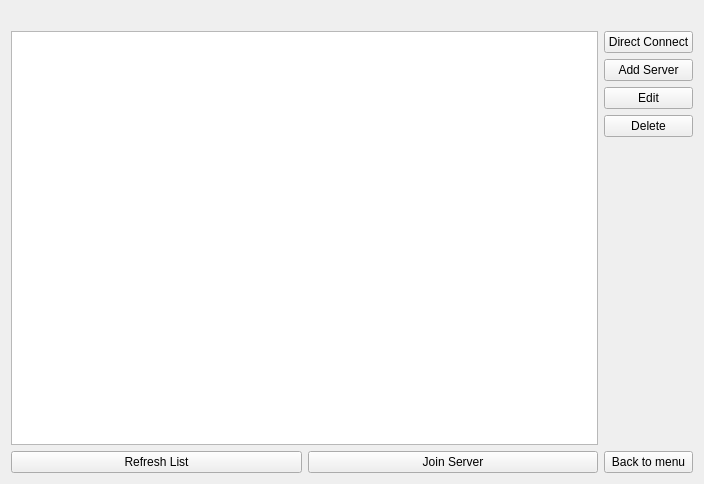
<?xml version="1.0" encoding="UTF-8"?>
<ui version="4.0">
 <class>MultiPlayerMenu</class>
 <widget class="QWidget" name="MultiPlayerMenu">
  <property name="geometry">
   <rect>
    <x>0</x>
    <y>0</y>
    <width>704</width>
    <height>484</height>
   </rect>
  </property>
  <property name="windowTitle">
   <string>Form</string>
  </property>
  <layout class="QGridLayout" name="gridLayout_2">
   <item row="1" column="0">
    <layout class="QGridLayout" name="gridLayout">
     <item row="0" column="0" colspan="2">
      <widget class="QTableWidget" name="ServerListArea"/>
     </item>
     <item row="1" column="0">
      <widget class="QPushButton" name="RefresListButton_2">
       <property name="text">
        <string>Refresh List</string>
       </property>
      </widget>
     </item>
     <item row="1" column="1">
      <widget class="QPushButton" name="JoinServerButton">
       <property name="text">
        <string>Join Server</string>
       </property>
      </widget>
     </item>
    </layout>
   </item>
   <item row="1" column="1">
    <layout class="QVBoxLayout" name="verticalLayout">
     <item>
      <widget class="QPushButton" name="DirectConnectButton">
       <property name="text">
        <string>Direct Connect</string>
       </property>
      </widget>
     </item>
     <item>
      <widget class="QPushButton" name="AddServerButton">
       <property name="text">
        <string>Add Server</string>
       </property>
      </widget>
     </item>
     <item>
      <widget class="QPushButton" name="EditServerButton">
       <property name="text">
        <string>Edit</string>
       </property>
      </widget>
     </item>
     <item>
      <widget class="QPushButton" name="DeleteServerButton">
       <property name="text">
        <string>Delete</string>
       </property>
      </widget>
     </item>
     <item>
      <spacer name="verticalSpacer">
       <property name="orientation">
        <enum>Qt::Vertical</enum>
       </property>
       <property name="sizeHint" stdset="0">
        <size>
         <width>20</width>
         <height>40</height>
        </size>
       </property>
      </spacer>
     </item>
     <item>
      <widget class="QPushButton" name="MainMenuButton">
       <property name="text">
        <string>Back to menu</string>
       </property>
      </widget>
     </item>
    </layout>
   </item>
   <item row="0" column="0">
    <spacer name="horizontalSpacer">
     <property name="orientation">
      <enum>Qt::Horizontal</enum>
     </property>
     <property name="sizeHint" stdset="0">
      <size>
       <width>40</width>
       <height>20</height>
      </size>
     </property>
    </spacer>
   </item>
  </layout>
 </widget>
 <resources/>
 <connections/>
</ui>
